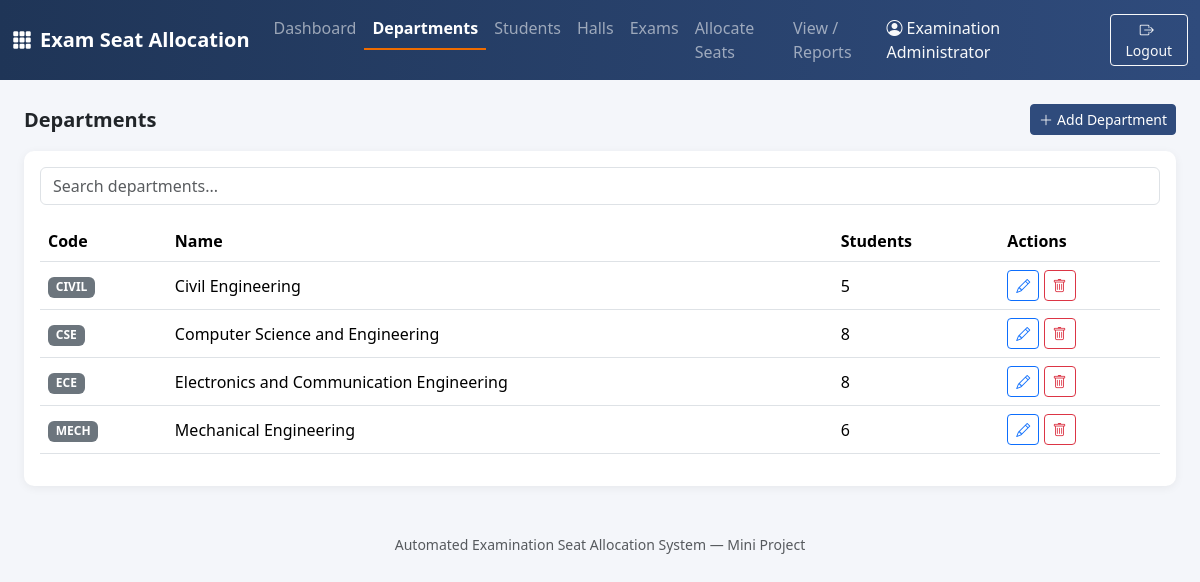
The page /departments.php (signed in) on the database its author committed.
### tables this page shows
CREATE TABLE IF NOT EXISTS departments (
    id INT AUTO_INCREMENT PRIMARY KEY,
    dept_code VARCHAR(10) NOT NULL UNIQUE,
    dept_name VARCHAR(100) NOT NULL
);

### includes/functions.php (called while the page is built, shortened)
<?php
function h(?string $s): string {
    return htmlspecialchars($s ?? '', ENT_QUOTES, 'UTF-8');
}

### departments.php (the view, shortened to what this page needs)
<?php
require_once __DIR__ . '/includes/db.php';
require_once __DIR__ . '/includes/functions.php';
$departments = $pdo->query(
    "SELECT d.*, (SELECT COUNT(*) FROM students s WHERE s.department_id=d.id) as student_count
     FROM departments d ORDER BY d.dept_name"
)->fetchAll();
require __DIR__ . '/includes/header.php';
?>
<div class="d-flex justify-content-between align-items-center mb-3">
  <h5 class="fw-bold mb-0">Departments</h5>
  <button class="btn btn-primary btn-sm" data-bs-toggle="modal" data-bs-target="#addModal"><i class="bi bi-plus-lg me-1"></i>Add Department</button>
</div>
<div class="card p-3">
  <input type="text" id="tableFilter" class="form-control mb-3 w-auto" placeholder="Search departments...">
  <div class="table-responsive">
    <table class="table table-hover align-middle" id="dataTable">
      <thead><tr><th>Code</th><th>Name</th><th>Students</th><th class="no-print">Actions</th></tr></thead>
      <tbody>
      <?php foreach ($departments as $d): ?>
        <tr>
          <td><span class="badge bg-secondary"><?= h($d['dept_code']) ?></span></td>
          <td><?= h($d['dept_name']) ?></td>
          <td><?= (int)$d['student_count'] ?></td>
          <td class="no-print">
            <button class="btn btn-sm btn-outline-primary" data-bs-toggle="modal" data-bs-target="#editModal<?= $d['id'] ?>"><i class="bi bi-pencil"></i></button>
            <form action="departments.php" method="post" class="d-inline">
              <button class="btn btn-sm btn-outline-danger confirm-delete"><i class="bi bi-trash"></i></button>
            </form>
          </td>
        </tr>
      <?php endforeach; ?>
      </tbody>
    </table>
  </div>
</div>
<?php require __DIR__ . '/includes/footer.php'; ?>

### assets/css/style.css (style rules this page uses)
:root { --primary: #2f4b7c; --primary-dark: #1f3557; --accent: #ef6c00; }
body { background: #f4f6fa; font-family: 'Segoe UI', Roboto, Arial, sans-serif; }
.card { border: none; border-radius: 10px; box-shadow: 0 2px 10px rgba(0,0,0,0.06); }
.btn-primary { background-color: var(--primary); border-color: var(--primary); }

### rows shown on the page
departments: dept_code "CIVIL", dept_name "Civil Engineering", student_count "5"
departments: dept_code "CSE", dept_name "Computer Science and Engineering", student_count "8"
departments: dept_code "ECE", dept_name "Electronics and Communication Engineering", student_count "8"
departments: dept_code "MECH", dept_name "Mechanical Engineering", student_count "6"

### other values the page prints
current_staff_name() "Examination Administrator"
